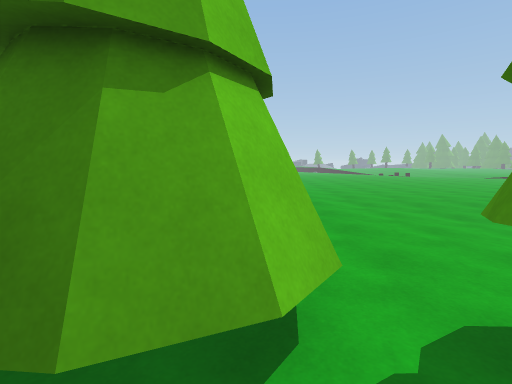
view 1 (above)

19 first-person views from a walk through a 3-D level made in the Unity game engine. The camera is 1.5 m above the floor, tilts 6° down and sees 85° across. The floor is counted in squares, 1 m on a side. Each view is taken from the middle of a square. On the plan, view 1 faces up. The plan holds only what a view shows up to about 14 squares ahead; the rest is blank. The place goes on beyond the plan. The player character is not drawn. Some animated figures are left out.

view 2
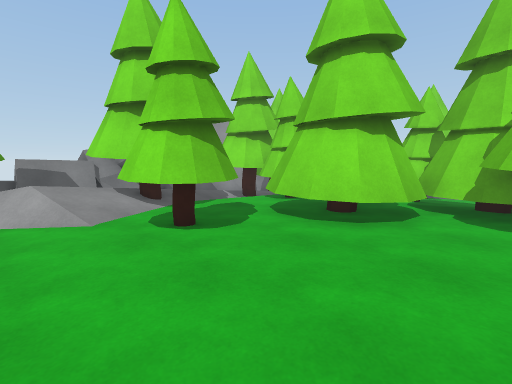

view 3
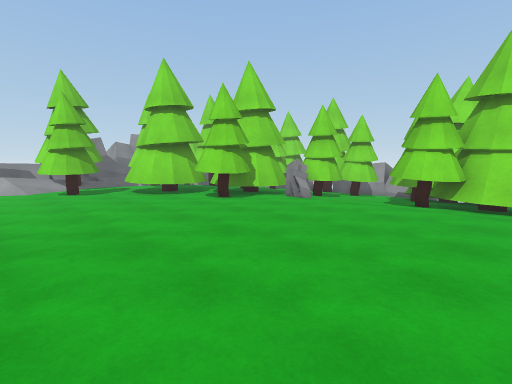

view 4
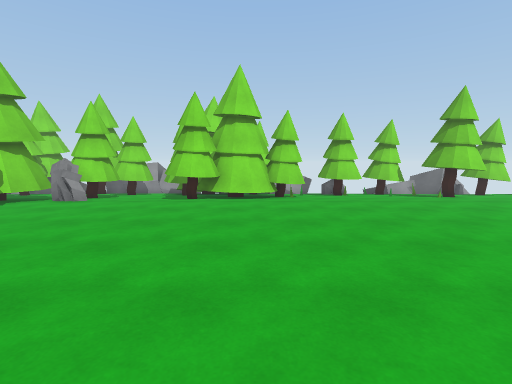

view 5
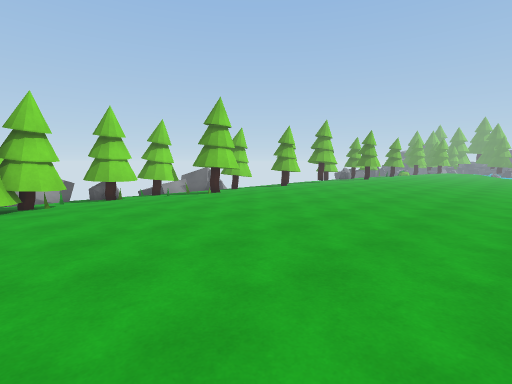

view 6
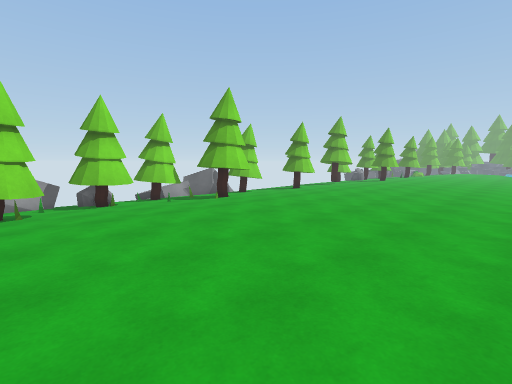

view 7
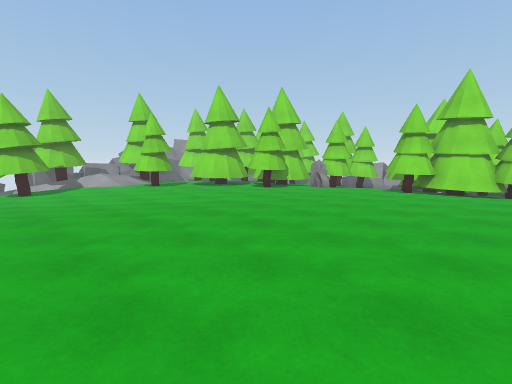

view 8
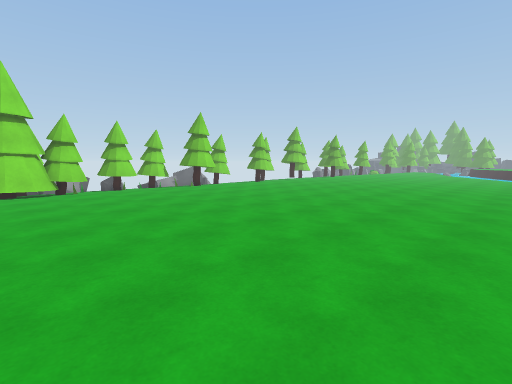

view 9
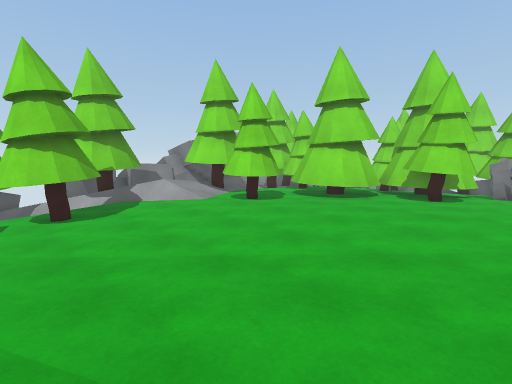

view 10
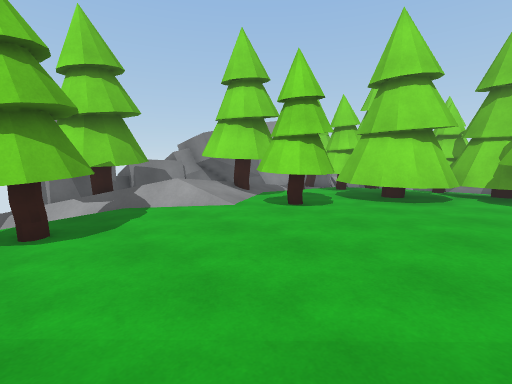

view 11
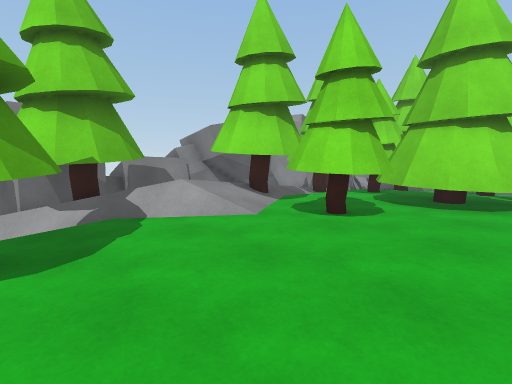

view 12
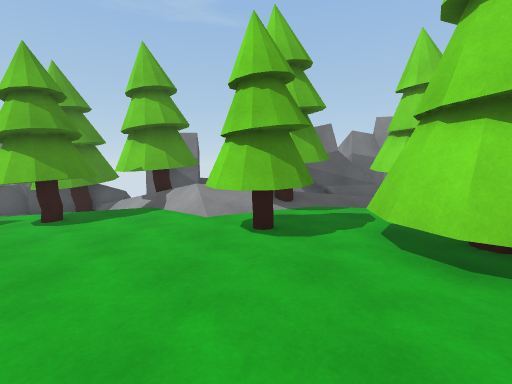

view 13
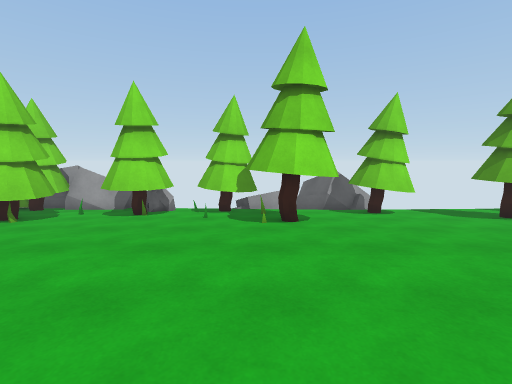

view 14
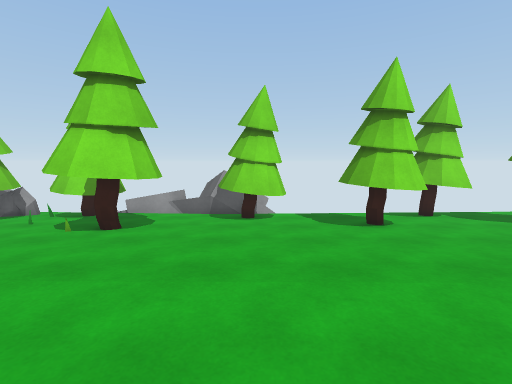

view 15
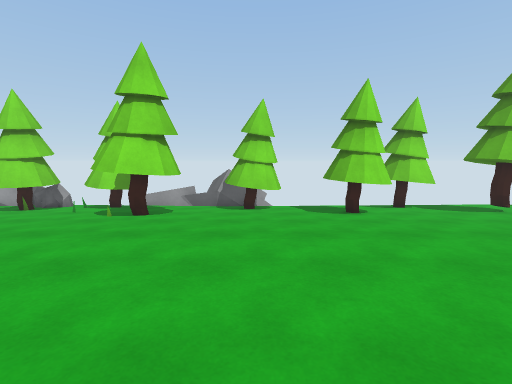

view 16
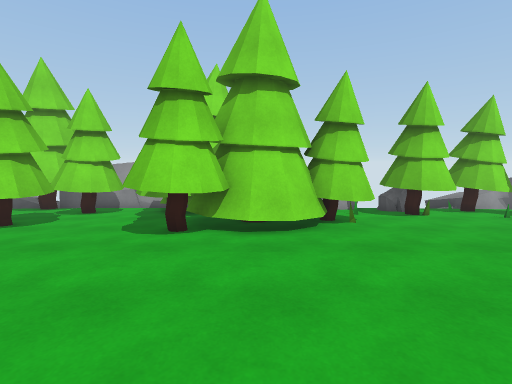

view 17
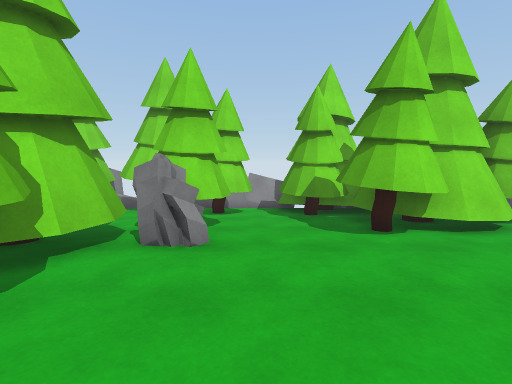

view 18
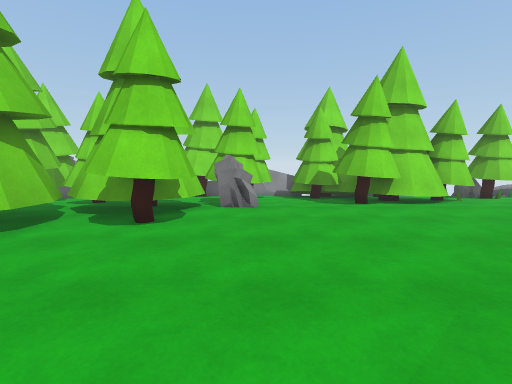

view 19
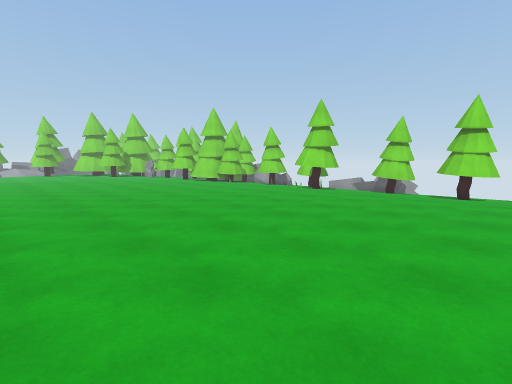

### Floor plan
Key: @ floor where view 1 was taken; # wall or solid block; x gap in a wall; . main floor; - floor 0.25 m lower than the main floor; _ floor 0.5 m lower than the main floor; / step, stairs or slope; = window, fence, low wall or low ledge; ^ raised ledge; v drop or lower ground.
Columns run from 13 left of view 1 to 11 right of it. Each row starts with its distance up from view 1.
 39   x__---
 38    #_---.
 37   ##_---............ .
 36   ___---.............
 35   __##--..............
 34   __##--..............
 33   /__---..............
 32  =/#_---................
 31  ####---................
 30  ####---................
 29 ^x/__---................
 28  x/__##-................
 27 x=__ ##-................
 26 -######-.................
 25  ####---.................
 24    ##---.................
 23   =##---.................
 22   =###--.................
 21   =###--.................
 20  ^^__---.................
 19   #_ ##-.................
 18  ######-.................
 17       ##.................
 16       =#.................
 15       ###................
 14      ####................
 13     ##-##................
 12  =# ##--.................
 11  ## #---.................
 10  ####-##.................
  9  # ##-####...............
  8  ###_- ######......-----.
  7  ###_--  ####......------
  6  ^ #_--   #=.......------
  5 ^^ __--   ####.....------
  4        #    ##.....------
  3        #    ##......-----
  2      --#   ###.###..----_
  1     _-##   ##.. ##..--##_
  0     #      #.@.x.//.-###-
 -1            #/.###///-###v
 -2            #// ##///##^==
 -3            #//     ##=/
 -4            #       ###/##
 -5             ### /////#/##
 -6              ######### #
 -7                      #

Where each view was taken, in squares from view 1:
view 1: 0 up, 0 right, facing up
view 2: 7 up, 6 right, facing down-left
view 3: 17 up, 6 right, facing down-left
view 4: 17 up, 7 right, facing left
view 5: 17 up, 6 right, facing up-left
view 6: 18 up, 4 right, facing up-left
view 7: 19 up, 11 right, facing down-left
view 8: 15 up, 11 right, facing up-left
view 9: 10 up, 11 right, facing down-left
view 10: 7 up, 10 right, facing down-left
view 11: 5 up, 9 right, facing down-left
view 12: 8 up, 3 right, facing down
view 13: 26 up, 1 right, facing left
view 14: 31 up, 0 right, facing left
view 15: 31 up, 2 right, facing left
view 16: 16 up, 1 right, facing left
view 17: 11 up, 1 right, facing left
view 18: 10 up, 5 right, facing left
view 19: 37 up, 8 right, facing down-left
